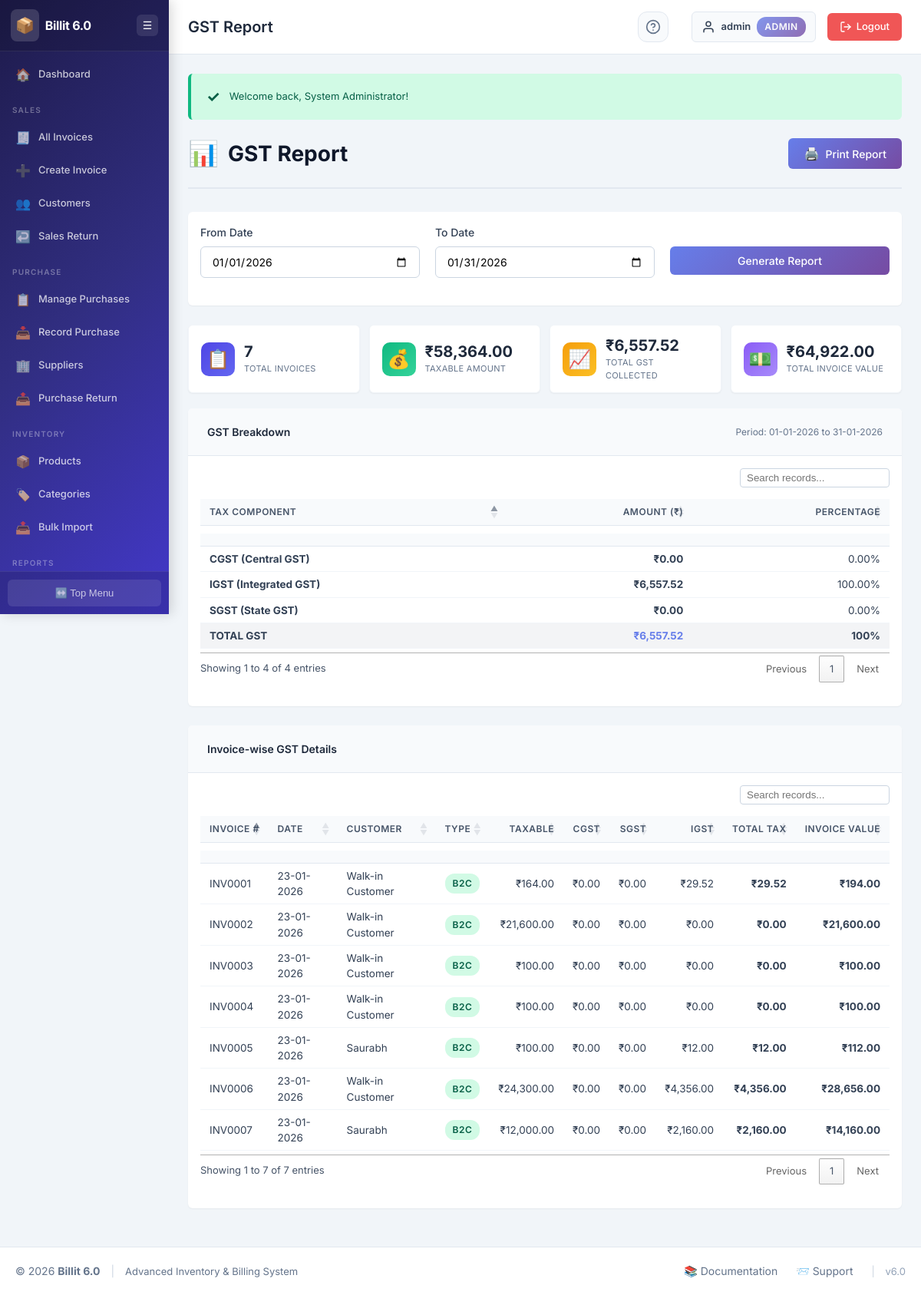
The app's page /reports/gst_report.php (signed in) with its own data.
### tables this page shows
CREATE TABLE `invoices` (
  `invoice_id` int(11) NOT NULL,
  `invoice_number` varchar(50) NOT NULL,
  `invoice_date` date NOT NULL,
  `customer_id` int(11) NOT NULL,
  `customer_name` varchar(200) NOT NULL,
  `customer_gstin` varchar(15) DEFAULT NULL,
  `customer_address` text DEFAULT NULL,
  `customer_state_code` varchar(2) DEFAULT NULL,
  `subtotal` decimal(10,2) NOT NULL DEFAULT 0.00,
  `discount_type` enum('percentage','amount') DEFAULT 'percentage',
  `discount_value` decimal(10,2) DEFAULT 0.00,
  `discount_amount` decimal(10,2) DEFAULT 0.00,
  `taxable_amount` decimal(10,2) NOT NULL DEFAULT 0.00,
  `cgst_amount` decimal(10,2) DEFAULT 0.00,
  `sgst_amount` decimal(10,2) DEFAULT 0.00,
  `igst_amount` decimal(10,2) DEFAULT 0.00,
  `total_tax` decimal(10,2) DEFAULT 0.00,
  `round_off` decimal(10,2) DEFAULT 0.00,
  `total_amount` decimal(10,2) NOT NULL DEFAULT 0.00,
  `amount_paid` decimal(10,2) DEFAULT 0.00,
  `amount_due` decimal(10,2) DEFAULT 0.00,
  `payment_status` enum('unpaid','partial','paid') NOT NULL DEFAULT 'unpaid',
  `invoice_status` enum('draft','finalized','cancelled') NOT NULL DEFAULT 'draft',
  `notes` text DEFAULT NULL,
  `terms_conditions` text DEFAULT NULL,
  `created_by` int(11) DEFAULT NULL,
  `created_at` timestamp NOT NULL DEFAULT current_timestamp(),
  `updated_at` timestamp NOT NULL DEFAULT current_timestamp() ON UPDATE current_timestamp()
);

CREATE TABLE `customers` (
  `customer_id` int(11) NOT NULL,
  `customer_name` varchar(200) NOT NULL,
  `customer_type` enum('B2B','B2C') NOT NULL DEFAULT 'B2C',
  `contact_person` varchar(100) DEFAULT NULL,
  `email` varchar(100) DEFAULT NULL,
  `phone` varchar(20) DEFAULT NULL,
  `gstin` varchar(15) DEFAULT NULL,
  `pan` varchar(10) DEFAULT NULL,
  `billing_address` text DEFAULT NULL,
  `billing_city` varchar(100) DEFAULT NULL,
  `billing_state` varchar(100) DEFAULT NULL,
  `billing_state_code` varchar(2) DEFAULT NULL,
  `billing_pincode` varchar(10) DEFAULT NULL,
  `shipping_address` text DEFAULT NULL,
  `shipping_city` varchar(100) DEFAULT NULL,
  `shipping_state` varchar(100) DEFAULT NULL,
  `shipping_state_code` varchar(2) DEFAULT NULL,
  `shipping_pincode` varchar(10) DEFAULT NULL,
  `credit_limit` decimal(10,2) DEFAULT 0.00,
  `opening_balance` decimal(10,2) DEFAULT 0.00,
  `status` enum('active','inactive') NOT NULL DEFAULT 'active',
  `created_at` timestamp NOT NULL DEFAULT current_timestamp(),
  `updated_at` timestamp NOT NULL DEFAULT current_timestamp() ON UPDATE current_timestamp()
);

### reports/gst_report.php (the view, shortened to what this page needs)
<?php
require_once '../includes/header.php';
$date_from = isset($_GET['date_from']) ? sanitize_sql($connection, $_GET['date_from']) : date('Y-m-01');
$date_to = isset($_GET['date_to']) ? sanitize_sql($connection, $_GET['date_to']) : date('Y-m-t');
$gst_query = "SELECT
              COUNT(*) as invoice_count,
              SUM(subtotal) as total_subtotal,
              SUM(discount_amount) as total_discount,
              SUM(taxable_amount) as total_taxable,
              SUM(cgst_amount) as total_cgst,
              SUM(sgst_amount) as total_sgst,
              SUM(igst_amount) as total_igst,
              SUM(total_tax) as total_gst,
              SUM(total_amount) as total_invoice_value
              FROM invoices
              WHERE invoice_status = 'finalized'
              AND invoice_date BETWEEN '{$date_from}' AND '{$date_to}'";
$gst_summary = db_fetch_one($connection, $gst_query);
$invoices_query = "SELECT i.invoice_number, i.invoice_date, c.customer_name, c.customer_type,
                   i.taxable_amount, i.cgst_amount, i.sgst_amount, i.igst_amount,
                   i.total_tax, i.total_amount
                   FROM invoices i
                   INNER JOIN customers c ON i.customer_id = c.customer_id
                   WHERE i.invoice_status = 'finalized'
                   AND i.invoice_date BETWEEN '{$date_from}' AND '{$date_to}'
                   ORDER BY i.invoice_date DESC";
$invoices_result = db_query($connection, $invoices_query);
?>
<div class="page-header">
    <h2 class="page-title">
        <span class="page-icon">📊</span>
        GST Report
    </h2>
    <div class="page-actions">
        <button onclick="window.print()" class="btn btn-primary">
            <span class="btn-icon">🖨️</span>
            Print Report
        </button>
    </div>
</div>
<div class="card">
    <div class="card-body">
        <form method="GET" action="<?php echo htmlspecialchars($_SERVER['PHP_SELF']); ?>" class="filter-form">
            <div class="form-row">
                <div class="form-group col-md-4">
                    <label for="date_from" class="form-label">From Date</label>
                    <input type="date" name="date_from" id="date_from" class="form-control"
                           value="<?php echo $date_from; ?>" required>
                </div>
                <div class="form-group col-md-4">
                    <label for="date_to" class="form-label">To Date</label>
                    <input type="date" name="date_to" id="date_to" class="form-control"
                           value="<?php echo $date_to; ?>" required>
                </div>
                <div class="form-group col-md-4">
                    <label class="form-label">&nbsp;</label>
                    <button type="submit" class="btn btn-primary btn-block">Generate Report</button>
                </div>
            </div>
        </form>
    </div>
</div>
<div class="stats-grid">
    <div class="stat-card stat-card-blue">
        <div class="stat-icon">📋</div>
        <div class="stat-content">
            <div class="stat-value"><?php echo number_format($gst_summary['invoice_count']); ?></div>
            <div class="stat-label">Total Invoices</div>
        </div>
    </div>
    <div class="stat-card stat-card-green">
        <div class="stat-icon">💰</div>
        <div class="stat-content">
            <div class="stat-value"><?php echo format_currency($gst_summary['total_taxable']); ?></div>
            <div class="stat-label">Taxable Amount</div>
        </div>
    </div>
    <div class="stat-card stat-card-orange">
        <div class="stat-icon">📈</div>
        <div class="stat-content">
            <div class="stat-value"><?php echo format_currency($gst_summary['total_gst']); ?></div>
            <div class="stat-label">Total GST Collected</div>
        </div>
    </div>
    <div class="stat-card stat-card-purple">
        <div class="stat-icon">💵</div>
        <div class="stat-content">
            <div class="stat-value"><?php echo format_currency($gst_summary['total_invoice_value']); ?></div>
            <div class="stat-label">Total Invoice Value</div>
        </div>
    </div>
</div>
<div class="card">
    <div class="card-header">
        <h3 class="card-title">GST Breakdown</h3>
        <span class="card-subtitle">
            Period: <?php echo format_date($date_from); ?> to <?php echo format_date($date_to); ?>
        </span>
    </div>
    <div class="card-body">
        <div class="table-responsive">
            <table class="data-table">
                <thead>
                    <tr>
                        <th>Tax Component</th>
                        <th style="text-align: right;">Amount (₹)</th>
                        <th style="text-align: right;">Percentage</th>
                    </tr>
                </thead>
                <tbody>
                    <tr>
                        <td><strong>CGST (Central GST)</strong></td>
                        <td style="text-align: right;"><strong><?php echo format_currency($gst_summary['total_cgst']); ?></strong></td>
                        <td style="text-align: right;">
                            <?php
                            $cgst_percent = $gst_summary['total_gst'] > 0 ?
                                ($gst_summary['total_cgst'] / $gst_summary['total_gst'] * 100) : 0;
                            echo number_format($cgst_percent, 2);
                            ?>%
                        </td>
                    </tr>
                    <tr>
                        <td><strong>SGST (State GST)</strong></td>
                        <td style="text-align: right;"><strong><?php echo format_currency($gst_summary['total_sgst']); ?></strong></td>
                        <td style="text-align: right;">
                            <?php
                            $sgst_percent = $gst_summary['total_gst'] > 0 ?
                                ($gst_summary['total_sgst'] / $gst_summary['total_gst'] * 100) : 0;
                            echo number_format($sgst_percent, 2);
                            ?>%
                        </td>
                    </tr>
                    <tr>
                        <td><strong>IGST (Integrated GST)</strong></td>
                        <td style="text-align: right;"><strong><?php echo format_currency($gst_summary['total_igst']); ?></strong></td>
                        <td style="text-align: right;">
                            <?php
                            $igst_percent = $gst_summary['total_gst'] > 0 ?
                                ($gst_summary['total_igst'] / $gst_summary['total_gst'] * 100) : 0;
                            echo number_format($igst_percent, 2);
                            ?>%
                        </td>
                    </tr>
                    <tr style="background: #f3f4f6; font-weight: bold; font-size: 16px;">
                        <td>TOTAL GST</td>
                        <td style="text-align: right; color: #667eea;"><?php echo format_currency($gst_summary['total_gst']); ?></td>
                        <td style="text-align: right;">100%</td>
                    </tr>
                </tbody>
            </table>
        </div>
    </div>
</div>
<div class="card">
    <div class="card-header">
        <h3 class="card-title">Invoice-wise GST Details</h3>
    </div>
    <div class="card-body">
        <div class="table-responsive">
            <table class="data-table">
                <thead>
                    <tr>
                        <th>Invoice #</th>
                        <th>Date</th>
                        <th>Customer</th>
                        <th>Type</th>
                        <th style="text-align: right;">Taxable</th>
                        <th style="text-align: right;">CGST</th>
                        <th style="text-align: right;">SGST</th>
                        <th style="text-align: right;">IGST</th>
                        <th style="text-align: right;">Total Tax</th>
                        <th style="text-align: right;">Invoice Value</th>
                    </tr>
                </thead>
                <tbody>
                    <?php if ($invoices_result && mysqli_num_rows($invoices_result) > 0): ?>
                        <?php while ($invoice = mysqli_fetch_assoc($invoices_result)): ?>
                            <tr>
                                <td><?php echo escape_html($invoice['invoice_number']); ?></td>
                                <td><?php echo format_date($invoice['invoice_date']); ?></td>
                                <td><?php echo escape_html($invoice['customer_name']); ?></td>
                                <td>
                                    <span class="badge badge-<?php echo $invoice['customer_type'] === 'B2B' ? 'info' : 'success'; ?>">
                                        <?php echo $invoice['customer_type']; ?>
                                    </span>
                                </td>
                                <td style="text-align: right;"><?php echo format_currency($invoice['taxable_amount']); ?></td>
                                <td style="text-align: right;"><?php echo format_currency($invoice['cgst_amount']); ?></td>
                                <td style="text-align: right;"><?php echo format_currency($invoice['sgst_amount']); ?></td>
                                <td style="text-align: right;"><?php echo format_currency($invoice['igst_amount']); ?></td>
                                <td style="text-align: right;"><strong><?php echo format_currency($invoice['total_tax']); ?></strong></td>
                                <td style="text-align: right;"><strong><?php echo format_currency($invoice['total_amount']); ?></strong></td>
                            </tr>
                        <?php endwhile; ?>
                    <?php else: ?>
                        <tr>
                            <td colspan="10" class="text-center">No invoices found for the selected period.</td>
                        </tr>
                    <?php endif; ?>
                </tbody>
            </table>
        </div>
    </div>
</div>
<?php
require_once '../includes/footer.php';
?>

### includes/header.php (style rules this page uses)
table.dataTable { width: 100% !important; margin-top: 5px !important; margin-bottom: 5px !important; border-collapse: collapse !important; }
table.dataTable thead th { background-color: #f8fafc; border-bottom: 1px solid #e2e8f0 !important; font-size: 12px; font-weight: 600; text-transform: uppercase; letter-spacing: 0.5px; color: #475569; padding: 8px 12px !important; vertical-align: middle; }
table.dataTable tbody td { padding: 6px 12px !important; font-size: 13.5px; border-bottom: 1px solid #f1f5f9; color: #334155; vertical-align: middle; }

### records on screen
invoices: invoice_number "INV0001", invoice_date "23-01-2026", customer.customer_name "Walk-in Customer", customer.customer_type "B2C", taxable_amount "₹164.00", cgst_amount "₹0.00", sgst_amount "₹0.00", igst_amount "₹29.52", total_tax "₹29.52", total_amount "₹194.00"
invoices: invoice_number "INV0002", invoice_date "23-01-2026", customer.customer_name "Walk-in Customer", customer.customer_type "B2C", taxable_amount "₹21,600.00", cgst_amount "₹0.00", sgst_amount "₹0.00", igst_amount "₹0.00", total_tax "₹0.00", total_amount "₹21,600.00"
invoices: invoice_number "INV0003", invoice_date "23-01-2026", customer.customer_name "Walk-in Customer", customer.customer_type "B2C", taxable_amount "₹100.00", cgst_amount "₹0.00", sgst_amount "₹0.00", igst_amount "₹0.00", total_tax "₹0.00", total_amount "₹100.00"
invoices: invoice_number "INV0004", invoice_date "23-01-2026", customer.customer_name "Walk-in Customer", customer.customer_type "B2C", taxable_amount "₹100.00", cgst_amount "₹0.00", sgst_amount "₹0.00", igst_amount "₹0.00", total_tax "₹0.00", total_amount "₹100.00"
invoices: invoice_number "INV0005", invoice_date "23-01-2026", customer.customer_name "Saurabh", customer.customer_type "B2C", taxable_amount "₹100.00", cgst_amount "₹0.00", sgst_amount "₹0.00", igst_amount "₹12.00", total_tax "₹12.00", total_amount "₹112.00"
invoices: invoice_number "INV0006", invoice_date "23-01-2026", customer.customer_name "Walk-in Customer", customer.customer_type "B2C", taxable_amount "₹24,300.00", cgst_amount "₹0.00", sgst_amount "₹0.00", igst_amount "₹4,356.00", total_tax "₹4,356.00", total_amount "₹28,656.00"
invoices: invoice_number "INV0007", invoice_date "23-01-2026", customer.customer_name "Saurabh", customer.customer_type "B2C", taxable_amount "₹12,000.00", cgst_amount "₹0.00", sgst_amount "₹0.00", igst_amount "₹2,160.00", total_tax "₹2,160.00", total_amount "₹14,160.00"

### other values on screen
APP_NAME "Billit 6.0"
$page_title "GST Report"
escape_html($current_user) "admin"
$current_role "ADMIN"
$message "Welcome back, System Administrator!"
$gst_summary['invoice_count'] "7"
format_currency($gst_summary['total_taxable']) "₹58,364.00"
format_currency($gst_summary['total_gst']) "₹6,557.52"
format_currency($gst_summary['total_invoice_value']) "₹64,922.00"
format_date($date_from) "01-01-2026"
format_date($date_to) "31-01-2026"
format_currency($gst_summary['total_cgst']) "₹0.00"
$cgst_percent "0.00"
format_currency($gst_summary['total_sgst']) "₹0.00"
$sgst_percent "0.00"
